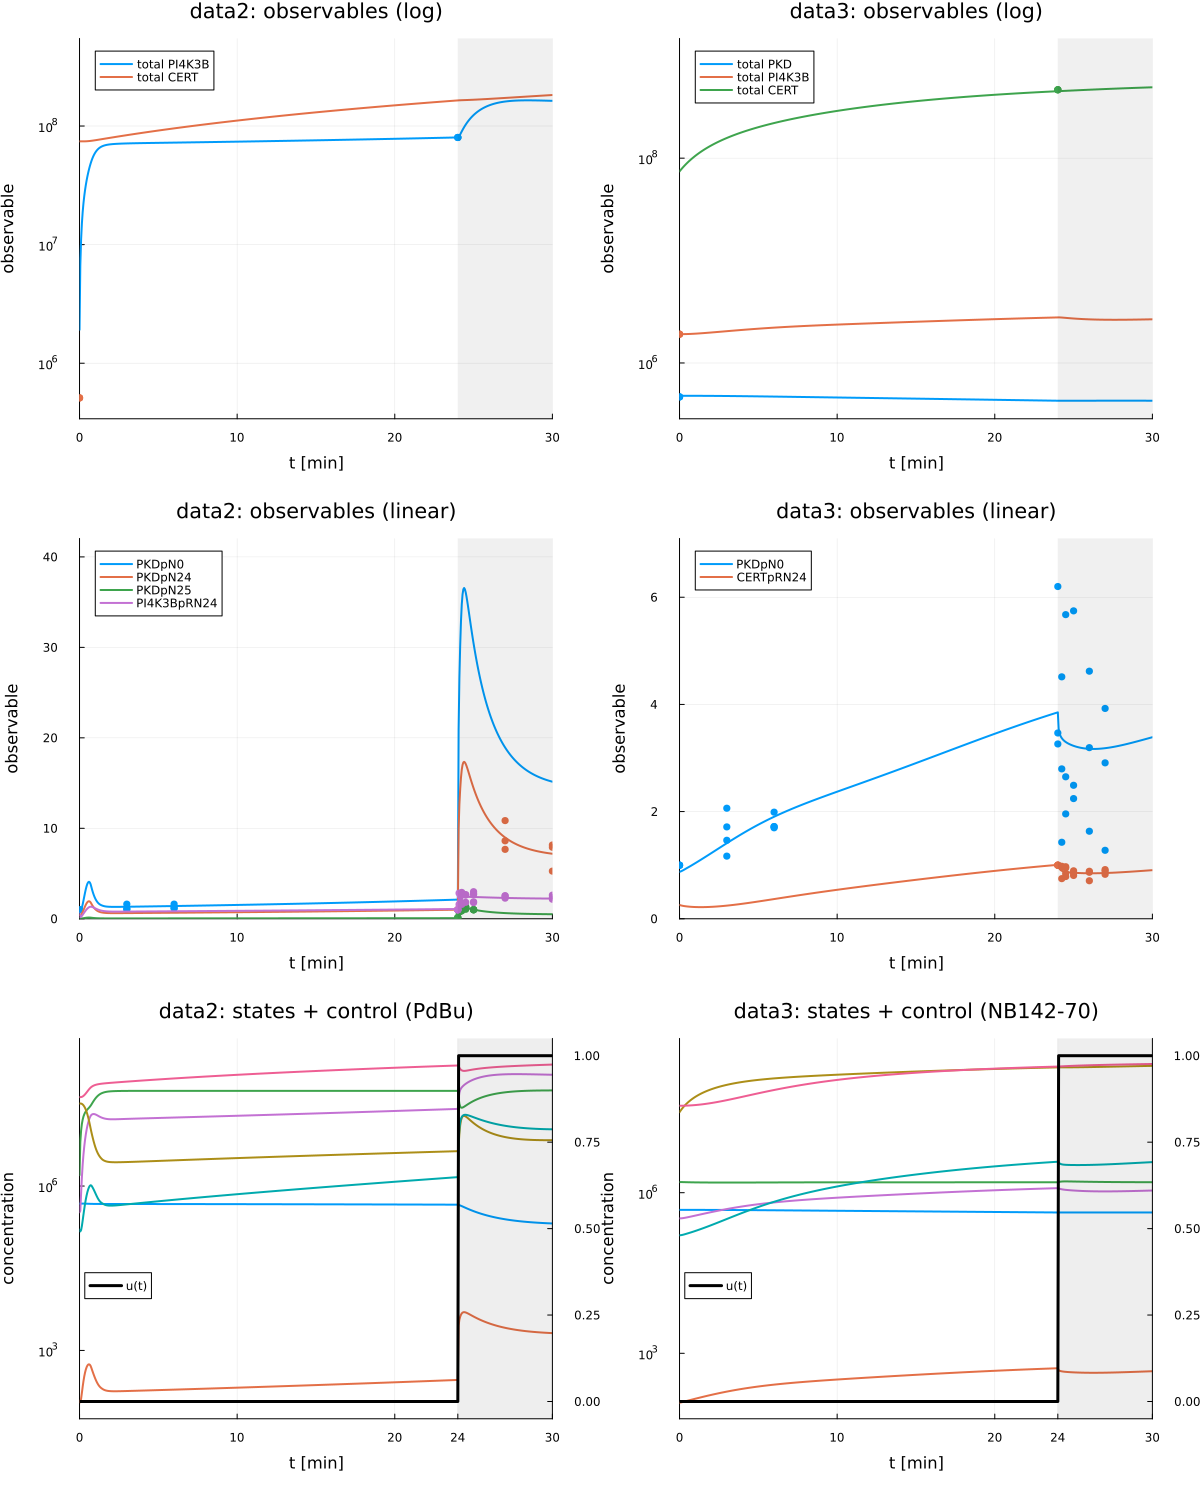

Here is the Julia script that generated this plot:
# PEtab Benchmark Collection: Weber_BMC2015
#
# P. Weber, M. Hornjik, M. A. Olayioye, A. Hausser, and N. E. Radde, A computational model of PKD
# and CERT interactions at the trans-Golgi network of mammalian cells, BMC Syst. Biol., 9 (2015), 9.
# H. Hass, C. Loos, E. Raimundez-Alvarez, J. Timmer, J. Hasenauer, and C. Kreutz, Benchmark problems
# for dynamic modeling of intracellular processes, Bioinformatics, 35 (2019), pp. 3073-3082.
#
#   min  sum_m 0.5 ((y_m(z, p) - ymeas_m)/sd_m)^2 + log sd_m + 0.5 log 2π
#   s.t. PKD'      = -R1 - R2 + R3 + s12 - a11 PKD
#        PKDDAGa'  =  R1 + R2 - R3 - a12 PKDDAGa
#        PI4K3B'   =  p21 PI4K3Ba - R9 + s21 + pu3 u3 - a21 PI4K3B
#        PI4K3Ba'  = -p21 PI4K3Ba + R9 - a22 PI4K3Ba
#        CERTERa'  = -mm + p32 CERT + s31 + pu4 u4 - a31 CERTERa
#        CERT'     = -p32 CERT + R16 - a32 CERT
#        CERTTGNa' =  mm - R16 - a33 CERTTGNa
#        mm  = p31 CERTERa PI4K3Ba / (PI4K3Ba + m31)
#        R1  = p11 PKD mm / (m11 + mm)
#        R2  = p12 PKD (pu5 u5 + 1)
#        R3  = p13 PKDDAGa (pu6 u6 + 1)
#        R9  = p22 PI4K3B PKDDAGa / (PKDDAGa + m22)
#        R16 = p33 CERTTGNa PKDDAGa / (PKDDAGa + m33)
#        z_c(0) = zss,  f(zss, p, u = 0) = 0
#        θ = log10 p within the PEtab bounds
#
#   PKD      : cytosolic PKD
#   PKDDAGa  : active PKD bound to DAG at the TGN
#   PI4K3B   : PI4KIIIbeta
#   PI4K3Ba  : active PI4KIIIbeta
#   CERT     : cytosolic CERT
#   CERTERa  : CERT at the ER
#   CERTTGNa : CERT at the TGN
#   u3, u4   : condition indicators, (1, 0) in data2 and (0, 1) in data3
#   u5, u6   : stimulus after t = 24, PdBu (u5 = 1) in data2 and NB142-70 (u6 = 10) in data3
#   a_ij     : degradation rate constants
#   m_ij     : Michaelis constants
#   p_ij     : reaction rate constants
#   pu_j     : input gains
#   s_ij     : synthesis rates
#   scale_*  : observable scalings
#   std_*    : observable standard deviations
#   y_m      : observables, species sums, scaled species, and ratios
#   zss      : pre-equilibration steady state
#   c        : experimental condition, data2 and data3
#   θ        : log10 of the 36 parameters, the decision variables

ENV["GKSwstype"] = "100"

using BenchmarkTools, Plots

using ExaModels, ExaModelsCollocation
using MadNLP, MadNLPHSL
using MadNLPGPU, CUDA, CUDSS

# ----- Problem data from PEtab file -----

const PKD, PKDDAGa, PI4K3B, PI4K3Ba, CERTERa, CERT, CERTTGNa = 1:7
const Nz, Nc = 7, 2

const DATA2, DATA3 = 1, 2

const ZSS0 = [466534.7994, 123.8608, 1577540.5394, 332054.5041,
              31948388.5902, 160797.7364, 42082828.6681]

const A11, A12, A21, A22, A31, A32, A33 = 1:7
const M11, M22, M31, M33 = 8:11
const P11, P12, P13, P21, P22, P31, P32, P33 = 12:19
const PU3, PU4, PU5, PU6 = 20:23
const S12, S21, S31 = 24:26
const SC_CERTpRN24, SC_PI4K3BpRN24, SC_PKDpN0, SC_PKDpN24, SC_PKDpN25 = 27:31
const SD_PKDpN0, SD_PKDpN24, SD_PKDpN25, SD_PI4K3BpRN24, SD_CERTpRN24 = 32:36

const pnom = [
    0.182532326367113,  # a11
    26.6713328753608,   # a12
    1.87704479834148,   # a21
    0.0001,             # a22
    0.135335059339132,  # a31
    0.0001,             # a32
    0.0001,             # a33
    1.0e10,             # m11
    2153.51392335252,   # m22
    9970035709.05734,   # m31
    41871228.8317411,   # m33
    4.24383990916234,   # p11
    0.005935939292274,  # p12
    0.002460257477278,  # p13
    5.6290367522644,    # p21
    21.7856860653472,   # p22
    2537.97413617078,   # p31
    16.7677390849425,   # p32
    21658.8400024158,   # p33
    1.0e8,              # pu3
    33133606.9433133,   # pu4
    33.6959765525242,   # pu5
    113.366007469962,   # pu6
    88461.2150536401,   # s12
    2961147.46928213,   # s21
    4327961.43037034,   # s31
    121.028409854968,   # scale_yCERTpRN24
    3.39366857781642,   # scale_yPI4K3BpRN24
    0.007176447966379,  # scale_yPKDpN0
    0.003370141139919,  # scale_yPKDpN24
    0.000237349365354,  # scale_yPKDpN25
    0.974100018572643,  # std_yPKDpN0
    1.08030443428794,   # std_yPKDpN24
    0.117466359121065,  # std_yPKDpN25
    0.414223339385595,  # std_yPI4K3BpRN24
    0.066162154188523,  # std_yCERTpRN24
]
const Np = length(pnom)
const θnom = log10.(pnom)
const θLB = log10.([fill(1e-4, 7); fill(1e2, 4); fill(1e-5, 8); fill(1e-1, 4);
                    fill(1e2, 3); fill(1e-5, 5); fill(1e-2, 5)])
const θUB = log10.([fill(1e2, 7); fill(1e10, 4); fill(1e5, 8); fill(1e8, 4);
                    fill(1e7, 3); fill(1e3, 5); fill(1e2, 5)])

const SD_PKDt, SD_PI4K3Bt, SD_CERTt = 1910527.835, 887676.131, 244727220.419

const MEAS_SUM2 = [
    (PKD, PKDDAGa, SD_PKDt, DATA3, [0.0 466570.0; 0.0 466570.0; 0.0 466570.0]),
    (PI4K3B, PI4K3Ba, SD_PI4K3Bt, DATA2, [24.0 8.00343e7; 24.0 8.00343e7; 24.0 8.00343e7]),
    (PI4K3B, PI4K3Ba, SD_PI4K3Bt, DATA3, [0.0 1.91053e6; 0.0 1.91053e6; 0.0 1.91053e6]),
]

const MEAS_SUM3 = [
    (DATA2, [0.0 509861.0; 0.0 509861.0; 0.0 509861.0]),
    (DATA3, [24.0 4.65126e8; 24.0 4.65126e8; 24.0 4.65126e8]),
]

const MEAS_SCALED = [
    (SC_PKDpN0, SD_PKDpN0, DATA2, [0.0 1.0; 3.0 1.61952; 6.0 1.62347;
                                   0.0 1.0; 3.0 1.04145; 6.0 1.19777;
                                   0.0 1.0; 3.0 1.11665; 6.0 1.16507]),
    (SC_PKDpN0, SD_PKDpN0, DATA3, [0.0 1.0; 3.0 2.06292; 6.0 1.69749; 24.0 6.19963;
                                   24.25 4.51439; 24.5 5.67509; 25.0 5.74541; 26.0 4.61973; 27.0 3.92466;
                                   0.0 1.0; 3.0 1.7144; 6.0 1.72091; 24.0 3.26188;
                                   24.25 2.79688; 24.5 2.64929; 25.0 2.49079; 26.0 1.63371; 27.0 2.9095;
                                   0.0 1.0; 3.0 1.46472; 6.0 1.98961; 24.0 3.46662;
                                   24.25 1.42776; 24.5 1.95708; 25.0 2.2429; 26.0 3.19321; 27.0 1.27776;
                                   0.0 1.0; 3.0 1.16913; 6.0 1.7192]),
    (SC_PKDpN24, SD_PKDpN24, DATA2, [24.0 1.0; 27.0 10.8539; 30.0 7.90753;
                                     24.0 1.0; 27.0 7.67389; 30.0 5.26782;
                                     24.0 1.0; 27.0 8.61855; 30.0 8.15543]),
    (SC_PKDpN25, SD_PKDpN25, DATA2, [24.0 0.0967194; 24.08 0.76386; 24.17 0.875442;
                                     24.25 0.875946; 24.5 1.31372; 25.0 1.0;
                                     24.0 0.170906; 24.08 0.910004; 24.17 1.07457;
                                     24.25 1.27322; 24.5 1.30927; 25.0 1.0;
                                     24.0 0.0957289; 24.08 0.784837; 24.17 1.16906;
                                     24.25 1.25508; 24.5 1.24719; 25.0 1.0;
                                     24.08 0.822255; 24.17 0.825694; 24.25 1.38294;
                                     24.5 1.0487; 25.0 1.0]),
]

const MEAS_RATIO2 = [
    (SC_PI4K3BpRN24, SD_PI4K3BpRN24, DATA2, [24.0 1.0; 24.08 1.58426; 24.17 2.4846;
                                             24.25 2.72911; 24.5 1.82027; 25.0 2.99535; 27.0 2.27924; 30.0 2.16054;
                                             24.0 1.0; 24.08 2.83372; 24.17 1.76735;
                                             24.25 1.59287; 24.5 2.61621; 25.0 1.78642; 27.0 2.50706; 30.0 2.34829;
                                             24.0 1.0; 24.17 1.84135; 24.25 1.75292;
                                             24.5 2.67541; 25.0 1.8798; 27.0 2.55858; 30.0 2.6126;
                                             24.0 1.0; 24.25 2.91676; 25.0 2.77524;
                                             24.0 1.0; 24.25 2.73995; 25.0 2.67654]),
]

const MEAS_RATIO3 = [
    (SC_CERTpRN24, SD_CERTpRN24, DATA3, [24.0 1.0; 24.25 0.962125; 24.5 0.949774;
                                         25.0 0.895086; 26.0 0.886877; 27.0 0.917778;
                                         24.0 1.0; 24.25 0.748912; 24.5 0.846352;
                                         25.0 0.854435; 26.0 0.709759; 27.0 0.889224;
                                         24.0 1.0; 24.25 0.979999; 24.5 0.788311;
                                         25.0 0.808387; 26.0 0.867731; 27.0 0.829811;
                                         24.0 1.0; 24.5 0.971393]),
]

# Known optimal solution
const NLL_REF = 296.206

# ----- right-hand side function -----

# Transform log varibale to linear space
ph(p, m) = exp(log(10.0) * p[m])

# right hand side functions
function weber_rhs(z, p, u3, u4, u5, u6)
    pkd, pdag, pi3b, pi3ba, certe, cert, certt = z[1], z[2], z[3], z[4], z[5], z[6], z[7]
    mm  = ph(p, P31) * certe * pi3ba / (pi3ba + ph(p, M31))
    R1  = ph(p, P11) * pkd * mm / (ph(p, M11) + mm)
    R2  = ph(p, P12) * pkd * (ph(p, PU5) * u5 + 1)
    R3  = ph(p, P13) * pdag * (ph(p, PU6) * u6 + 1)
    R9  = ph(p, P22) * pi3b * pdag / (pdag + ph(p, M22))
    R16 = ph(p, P33) * certt * pdag / (pdag + ph(p, M33))
    return [
        -R1 - R2 + R3 + ph(p, S12) - ph(p, A11) * pkd,                       # PKD
         R1 + R2 - R3 - ph(p, A12) * pdag,                                   # PKDDAGa
         ph(p, P21) * pi3ba - R9 + ph(p, S21) + ph(p, PU3) * u3 - ph(p, A21) * pi3b,  # PI4K3B
        -ph(p, P21) * pi3ba + R9 - ph(p, A22) * pi3ba,                       # PI4K3Ba
        -mm + ph(p, P32) * cert + ph(p, S31) + ph(p, PU4) * u4 - ph(p, A31) * certe,  # CERTERa
        -ph(p, P32) * cert + R16 - ph(p, A32) * cert,                        # CERT
         mm - R16 - ph(p, A33) * certt,                                      # CERTTGNa
    ]
end

rhs_v(v, zc, p, u3, u4, u5, u6) = weber_rhs(zc, p, u3, u4, u5, u6)[v]

# ----- Obtain good initial guess for discretized states -----

# Explicit steps sized so the stiff PKDDAGa decay stays stable
function RK4(f, z0, ts; dtmax = 0.02)
    out = Vector{Vector{Float64}}(undef, length(ts))
    z, t = copy(z0), ts[1]
    out[1] = copy(z)
    for n in 2:length(ts)
        m = max(1, ceil(Int, (ts[n] - t) / dtmax))
        dt = (ts[n] - t) / m
        for _ in 1:m
            k1 = f(z, t)
            k2 = f(z .+ (dt / 2) .* k1, t + dt / 2)
            k3 = f(z .+ (dt / 2) .* k2, t + dt / 2)
            k4 = f(z .+ dt .* k3, t + dt)
            z = z .+ (dt / 6) .* (k1 .+ 2 .* k2 .+ 2 .* k3 .+ k4)
            t += dt
        end
        t = ts[n]
        out[n] = copy(z)
    end
    return out
end

# ----- Create ExaModel -----

# Known control profile
u_input(c, t) = t <= 24.0 ? (0.0, 0.0) : c == DATA2 ? (1.0, 0.0) : (0.0, 10.0)

function weber_model(; K = 4, nsub = 4, backend = nothing)
    # Create mesh nodes
    tabs = vcat(MEAS_SUM2, MEAS_SUM3, MEAS_SCALED, MEAS_RATIO2, MEAS_RATIO3)
    tmeas = sort(unique(vcat([e[end][:, 1] for e in tabs]...)))
    nodes, imeas = [tmeas[1]], Dict(tmeas[1] => 0)
    for j in 2:length(tmeas)
        for s in 1:nsub
            push!(nodes, tmeas[j-1] + s * (tmeas[j] - tmeas[j-1]) / nsub)
        end
        nodes[end] = tmeas[j]
        imeas[tmeas[j]] = length(nodes) - 1
    end
    N = length(nodes) - 1

    # Create CollocationExaCore
    core = CollocationExaCore(nodes, K; backend = backend)

    # Solve ODE system at nominal θ to obtain good initial guess
    h, taus = diff(core.nodes), core.weights.taus
    ik = [(i, k) for i in 1:N for k in 0:K]
    ts = [core.nodes[i] + (k == 0 ? 0.0 : h[i] * taus[k]) for (i, k) in ik]
    zstart = Array{Float64}(undef, Nz, Nc, N, K + 1)
    for c in 1:Nc
        u3, u4 = c == DATA2 ? (1.0, 0.0) : (0.0, 1.0)
        prof = RK4((z, t) -> weber_rhs(z, θnom, u3, u4, u_input(c, t)...), ZSS0, ts)
        for (n, (i, k)) in enumerate(ik)
            zstart[:,c,i,k+1] .= prof[n]
        end
    end

    # Create CollocationVariables
    @add_var_collocation(core, z, 1:Nz, 1:Nc; start = zstart)

    # Create variables (unknown parameters to estimate)
    @add_var(core, p, 1:Np; lvar = θLB, uvar = θUB, start = θnom)

    # Create pre-equilibration steady state constraints
    @add_var(core, zss, 1:Nz; start = ZSS0)
    for v in 1:Nz
        core, _ = add_con(core, weber_rhs(zss, p, 0.0, 0.0, 0.0, 0.0)[v])
    end

    # Create collocation constraints
    itr = [
        (
            (c == DATA2 ? (1.0, 0.0) : (0.0, 1.0))...,
            u_input(c, core.mesh.t[i,1])..., 
            c, i, k
        )
        for c in 1:Nc, i in 1:N, k in 1:K
    ]
    for v in 1:Nz
        @add_con_collocation(core, z[v,c],
            rhs_v(v, ntuple(w -> z[w,c], Nz), p, u3, u4, u5, u6)
            for (u3, u4, u5, u6, c, i, k) in itr
        )
    end

    # Create continuity constraints
    @add_con_continuity(core, cont, z)

    # Create initial condition constraints
    @add_con(core, ic, z[v,c,1,0] - zss[v] for v in 1:Nz, c in 1:Nc)

    # Create objective function
    node_of(tm) = imeas[tm] == 0 ? (1, 0) : (imeas[tm], K)
    lc = 0.5 * log(2π)

    _rows(meas) = [(meta..., node_of(tbl[r,1])..., tbl[r,2])
                   for (meta..., tbl) in meas for r in axes(tbl, 1)]

    @add_obj(core,
        0.5 * ((z[v1,c,i,kk] + z[v2,c,i,kk] - ym) / sd)^2 + log(sd) + lc
        for (v1, v2, sd, c, i, kk, ym) in _rows(MEAS_SUM2)
    )
    @add_obj(core,
        0.5 * ((z[CERT,c,i,kk] + z[CERTERa,c,i,kk] + z[CERTTGNa,c,i,kk] - ym) / SD_CERTt)^2 + log(SD_CERTt) + lc
        for (c, i, kk, ym) in _rows(MEAS_SUM3)
    )
    @add_obj(core,
        0.5 * ((ph(p, sc) * z[PKDDAGa,c,i,kk] - ym) / ph(p, sd))^2 + log(10.0) * p[sd] + lc
        for (sc, sd, c, i, kk, ym) in _rows(MEAS_SCALED)
    )
    @add_obj(core,
        0.5 * ((ph(p, sc) * z[PI4K3Ba,c,i,kk] / (z[PI4K3B,c,i,kk] + z[PI4K3Ba,c,i,kk]) - ym) / ph(p, sd))^2 + log(10.0) * p[sd] + lc
        for (sc, sd, c, i, kk, ym) in _rows(MEAS_RATIO2)
    )
    @add_obj(core,
        0.5 * ((ph(p, sc) * z[CERT,c,i,kk] / (z[CERT,c,i,kk] + z[CERTERa,c,i,kk] + z[CERTTGNa,c,i,kk]) - ym) / ph(p, sd))^2 + log(10.0) * p[sd] + lc
        for (sc, sd, c, i, kk, ym) in _rows(MEAS_RATIO3)
    )

    return ExaModel(core)
end

# ----- Solve -----

# Solve with CPU
model_cpu = weber_model()
result_cpu = @btime madnlp(model_cpu; tol = 1e-6, print_level = MadNLP.ERROR,
    kkt_system = MadNLP.SparseCondensedKKTSystem,
    equality_treatment = MadNLP.RelaxEquality,
    fixed_variable_treatment = MadNLP.RelaxBound,
    linear_solver = Ma57Solver,
)

# Solve with GPU
model_gpu = weber_model(backend = CUDA.CUDABackend())
result_gpu = @btime madnlp(model_gpu; tol = 1e-6, print_level = MadNLP.ERROR,
    kkt_system = MadNLP.SparseCondensedKKTSystem,
    equality_treatment = MadNLP.RelaxEquality,
    fixed_variable_treatment = MadNLP.RelaxBound,
)

# ----- Display results -----

function report(label, model, result)
    println("$label status      = $(result.status)")
    println("$label nll         = $(result.objective), reference = $NLL_REF")
    println("$label |nll - ref| = $(abs(result.objective - NLL_REF))")
end
report("cpu", model_cpu, result_cpu)
report("gpu", model_gpu, result_gpu)

# ----- Plot: model observables vs measured data -----

tgrid = collect(range(0.0, 30.0; length = 601))
zsol = Array(solution(result_cpu, model_cpu.z))
psol = Array(solution(result_cpu, model_cpu.p))
zfit = interpolate(model_cpu, zsol, model_cpu.z, tgrid)

s_PKDpN0      = ph(psol, SC_PKDpN0)
s_PKDpN24     = ph(psol, SC_PKDpN24)
s_PKDpN25     = ph(psol, SC_PKDpN25)
s_PI4K3BpRN24 = ph(psol, SC_PI4K3BpRN24)
s_CERTpRN24   = ph(psol, SC_CERTpRN24)

pkdt(Z, c)  = Z[PKD,c] + Z[PKDDAGa,c]
pi3bt(Z, c) = Z[PI4K3B,c] + Z[PI4K3Ba,c]
certt(Z, c) = Z[CERT,c] + Z[CERTERa,c] + Z[CERTTGNa,c]

specs = [
    ("total PKD",     DATA3, :log10,   Z -> pkdt(Z, DATA3),  MEAS_SUM2[1][5]),
    ("total PI4K3B",  DATA2, :log10,   Z -> pi3bt(Z, DATA2), MEAS_SUM2[2][5]),
    ("total PI4K3B",  DATA3, :log10,   Z -> pi3bt(Z, DATA3), MEAS_SUM2[3][5]),
    ("total CERT",    DATA2, :log10,   Z -> certt(Z, DATA2), MEAS_SUM3[1][2]),
    ("total CERT",    DATA3, :log10,   Z -> certt(Z, DATA3), MEAS_SUM3[2][2]),
    ("PKDpN0",        DATA2, :identity, Z -> s_PKDpN0  * Z[PKDDAGa,DATA2], MEAS_SCALED[1][4]),
    ("PKDpN0",        DATA3, :identity, Z -> s_PKDpN0  * Z[PKDDAGa,DATA3], MEAS_SCALED[2][4]),
    ("PKDpN24",       DATA2, :identity, Z -> s_PKDpN24 * Z[PKDDAGa,DATA2], MEAS_SCALED[3][4]),
    ("PKDpN25",       DATA2, :identity, Z -> s_PKDpN25 * Z[PKDDAGa,DATA2], MEAS_SCALED[4][4]),
    ("PI4K3BpRN24",   DATA2, :identity, Z -> s_PI4K3BpRN24 * Z[PI4K3Ba,DATA2] / pi3bt(Z, DATA2), MEAS_RATIO2[1][4]),
    ("CERTpRN24",     DATA3, :identity, Z -> s_CERTpRN24 * Z[CERT,DATA3] / certt(Z, DATA3), MEAS_RATIO3[1][4]),
]

groups = [
    (DATA2, :log10,    "data2: observables (log)"),
    (DATA3, :log10,    "data3: observables (log)"),
    (DATA2, :identity, "data2: observables (linear)"),
    (DATA3, :identity, "data3: observables (linear)"),
]

panels = map(groups) do (gc, gys, gttl)
    members = [s for s in specs if s[2] == gc && s[3] == gys]
    q = plot(;
        yscale = gys, legend = :topleft, xlims = (0.0, 30.0),
        xlabel = "t [min]", ylabel = "observable", title = gttl,
    )
    allvals = Float64[]
    for (idx, (nm, c, ys, g, tbl)) in enumerate(members)
        ycurve = [g(zt) for zt in zfit]
        plot!(q, tgrid, ycurve; linewidth = 2, color = idx, label = nm)
        scatter!(q, tbl[:,1], tbl[:,2];
            markersize = 4, markerstrokewidth = 0, color = idx, label = false)
        append!(allvals, ycurve)
        append!(allvals, tbl[:,2])
    end
    lo, hi = minimum(allvals), maximum(allvals)
    yl = gys === :log10 ? (lo / 1.5, hi * 3.0) : (min(0.0, lo), hi + 0.15 * (hi - lo))
    vspan!(q, [24.0, 30.0]; color = :black, alpha = 0.06, label = false)
    plot!(q; ylims = yl)
    q
end

for (c, dlab, stim) in [(DATA2, "data2", "PdBu"), (DATA3, "data3", "NB142-70")]
    Z = [zt[v,c] for zt in zfit, v in 1:Nz]
    smin, smax = minimum(Z), maximum(Z)
    ctl = [t > 24.0 ? 1.0 : 0.0 for t in tgrid]
    qs = plot(
        tgrid, Z;
        yscale = :log10, linewidth = 2, color = (1:Nz)', legend = false,
        xlims = (0.0, 30.0), ylims = (smin / 2, smax * 3),
        xticks = [0, 10, 20, 24, 30],
        xlabel = "t [min]", ylabel = "concentration", title = "$dlab: states + control ($stim)",
    )
    vspan!(qs, [24.0, 30.0]; color = :black, alpha = 0.07, label = false)
    plot!(twinx(qs), tgrid, ctl;
        color = :black, linewidth = 3, label = "u(t)",
        legend = (0.1, 0.35),
        xlims = (0.0, 30.0), ylims = (-0.05, 1.05))
    push!(panels, qs)
end

png = joinpath(@__DIR__, splitext(basename(@__FILE__))[1] * ".png")
savefig(plot(panels...; layout = (3, 2), size = (1200, 1500),
             left_margin = 5Plots.mm, bottom_margin = 5Plots.mm), png)
println("wrote $png")
